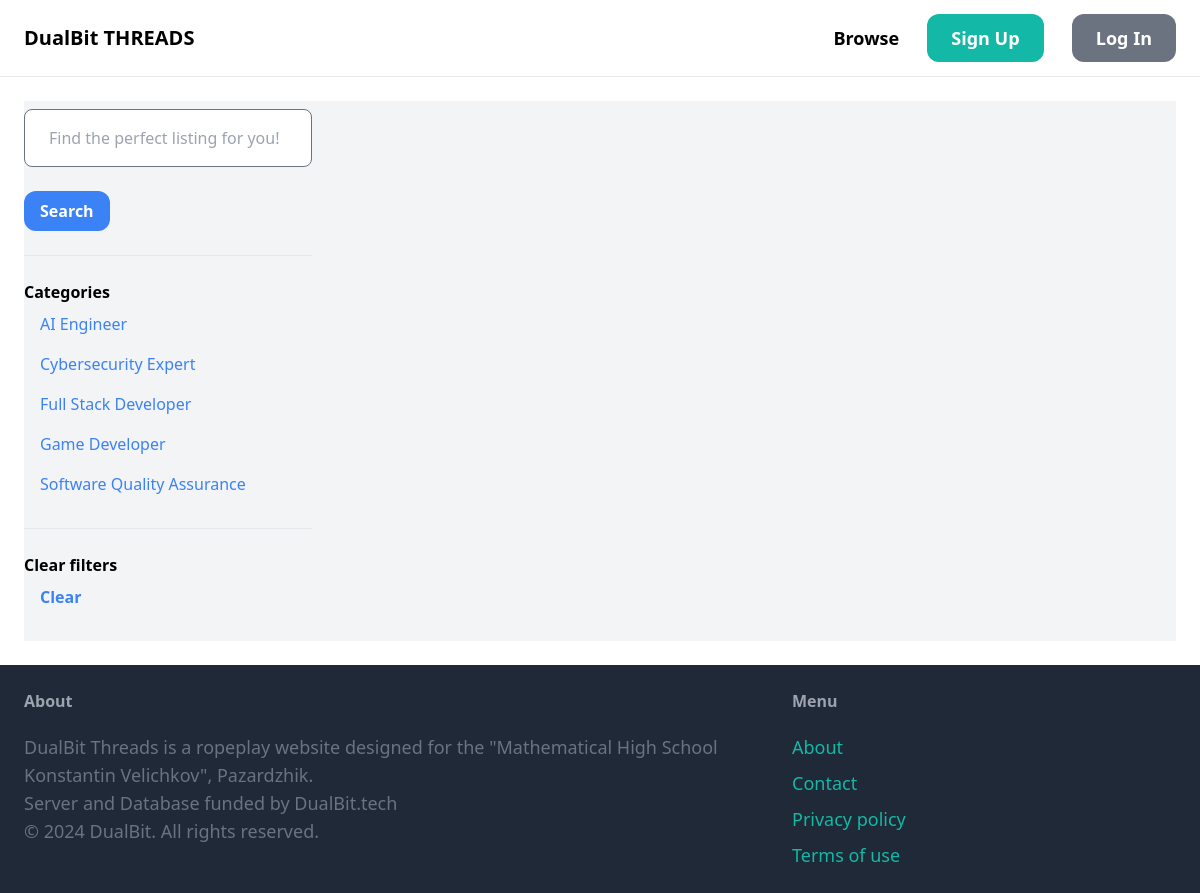
Page /items/?query=&category=11 on the earlier database version.
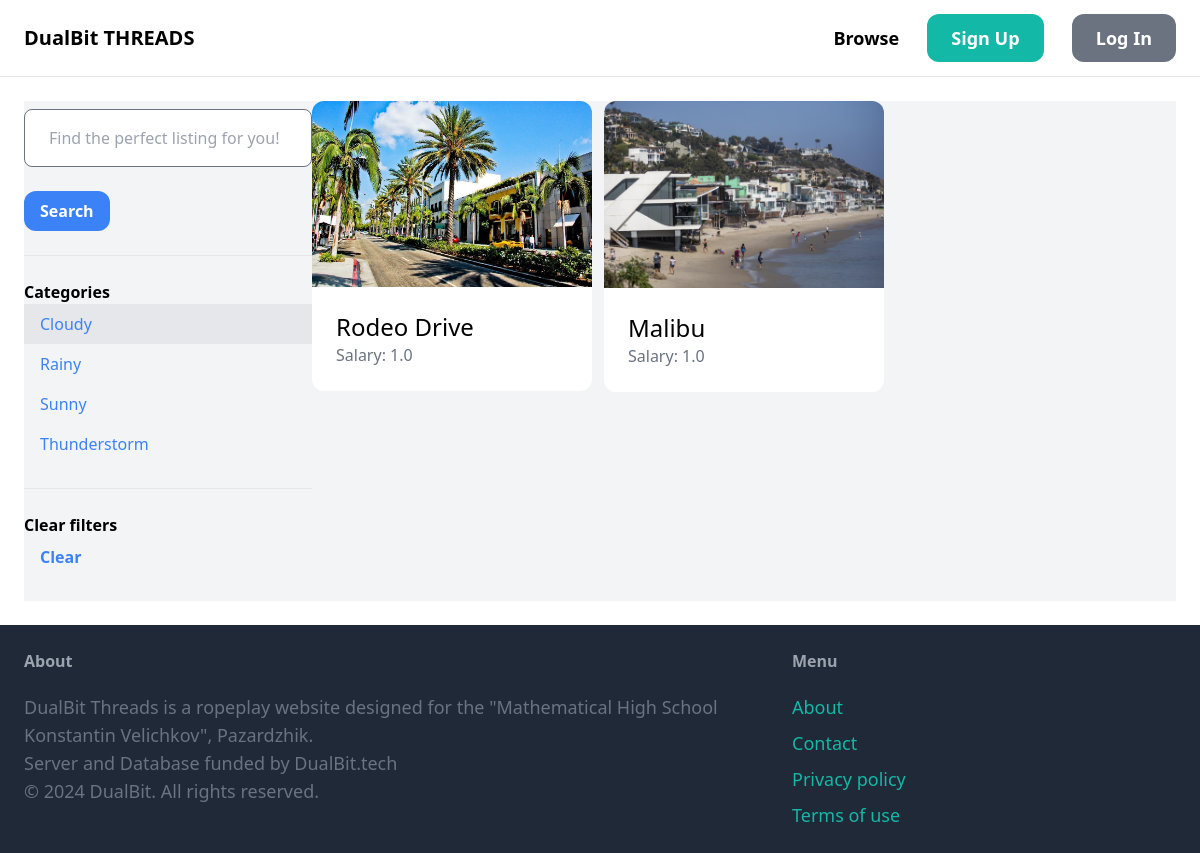
Same page on the later database version.
### item/models.py (models this page shows, shortened)
class Category(models.Model):
    name = models.CharField(max_length=255)
    class Meta:
        ordering = ('name',)
        verbose_name_plural = "Categories"

class Item(models.Model):
    category = models.ForeignKey(Category, related_name='items', on_delete=models.CASCADE)
    name = models.CharField(max_length=255)
    description = models.TextField(blank=True, null=True)
    salary = models.FloatField()
    image = models.ImageField(upload_to="item_images", blank=True, null=True)
    created_by = models.ForeignKey(User, related_name='items', on_delete=models.CASCADE)
    created_at = models.DateTimeField(auto_now_add=True)
    thread = models.ForeignKey('conversation.Thread', on_delete=models.SET_NULL, null=True, blank=True)

### item/views.py (the view)
# urls.py: path('', views.items, name='items'),
def items(request):
    query = request.GET.get('query', '')
    categories = Category.objects.all()
    category_id = request.GET.get('category', 0)
    items = Item.objects.all()
    if category_id:
        items = items.filter(category_id=category_id)
    if query:
        items = items.filter(Q(name__icontains=query) | Q(description__icontains=query))
    return render(request, 'item/items.html', {
        'items': items,
        'query': query,
        'categories':categories,
        'category_id': int(category_id)
    })

### item/templates/item/items.html (shortened to what this page needs)
{% extends 'core/base.html' %}
{% block content %}
    <div class="pb-6 grid grid-cols-4 gap-4, bg-gray-100">
        <div class="col-span-1">
            <form method="get" action="{% url 'item:items' %}">
                <input  class='w-full py-4 px-6 mb-6 border border-gray-500 rounded-lg p-2 mt-2' name="query" type="text" value="{{ query }}" placeholder="Find the perfect listing for you!">
                <button class="signup-button bg-blue-500 hover:bg-blue-700 text-white font-bold py-2 px-4 rounded-xl ">Search</button>
            </form>
            <hr class="my-6">
            <p class='font-semibold'>Categories</p>
            <ul>
                {% for category in categories %}
                    <li class="py-2 px-4  s{% if category.id == category_id %} bg-gray-200 {% endif %}">
                        <a href="{% url 'item:items' %}?query={{ query }}&category={{category.id}}" class="text-blue-500 hover:underline">{{category.name}}</a>
                    </li>
                {% endfor %}
            </ul>
            <hr class="my-6">
            <p class='font-semibold '>Clear filters</p>
            <ul>
                    <li class="py-2 px-4  s{% if category.id == category_id %} bg-gray-200 {% endif %}">
                        <a href="{% url 'item:items' %}" class="font-bold text-blue-500 hover:underline">Clear</a>
                    </li>
            </ul>
        </div>
        <div class="col-span-3">
            <div class="grid grid-cols-3 gap-3 ">
                {% for item in  items %}
                    <div>
                        <a href="{% url 'item:detail' item.id %}">
                            <div>
                                <img src="{{ item.image.url }}" class="rounded-t-xl">
                            </div>
                            <div class="p-6 bg-white rounded-b-xl">
                                <h2 class="text-2xl">{{ item.name }}</h2>
                                <p class="text-gray-500">Salary: {{ item.salary }}</p>
                            </div>
                        </a>
                    </div>
                {% endfor %}
            </div>
        </div>
    </div>
{% endblock content %}

Differences in the rows shown:
removed Category: name "AI Engineer"
removed Category: name "Cybersecurity Expert"
removed Category: name "Full Stack Developer"
removed Category: name "Game Developer"
removed Category: name "Software Quality Assurance"
added Category: name "Cloudy"
added Category: name "Rainy"
added Category: name "Sunny"
added Category: name "Thunderstorm"
added Item: image (picture), name "Rodeo Drive", salary "1.0"
added Item: image (picture), name "Malibu", salary "1.0"
